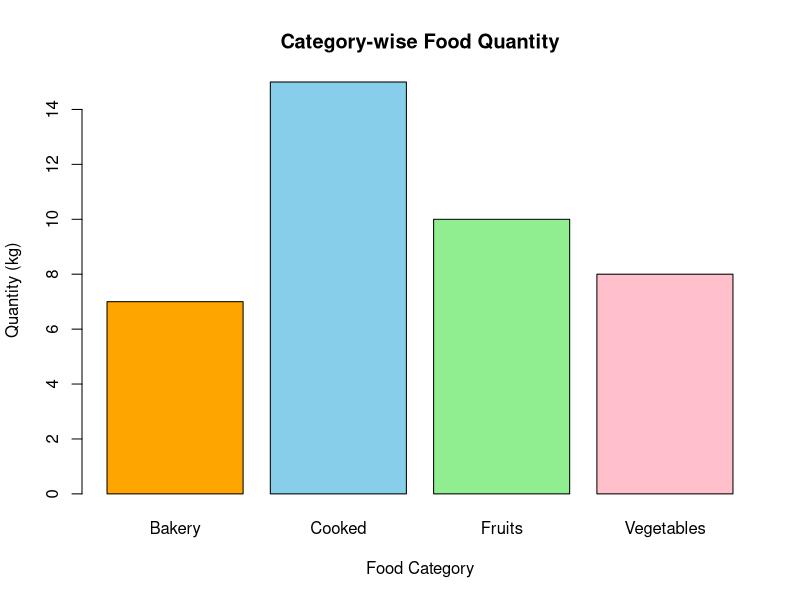
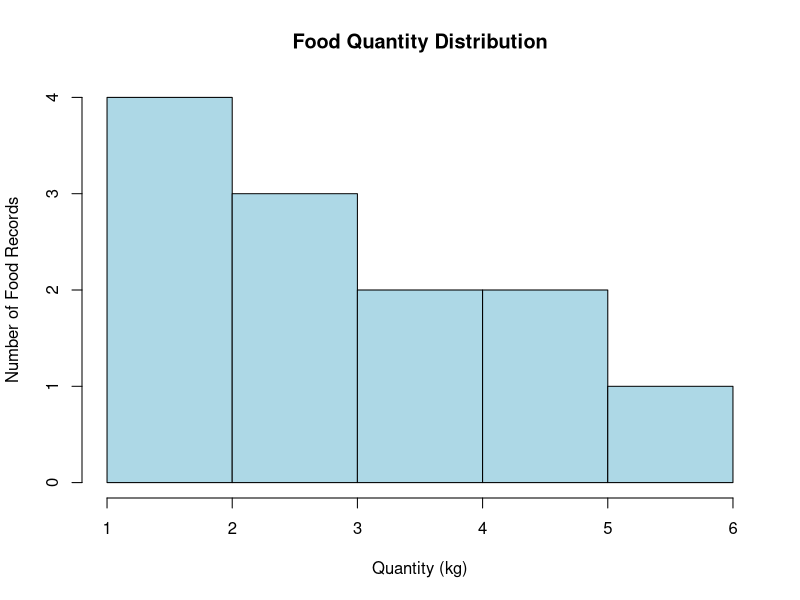
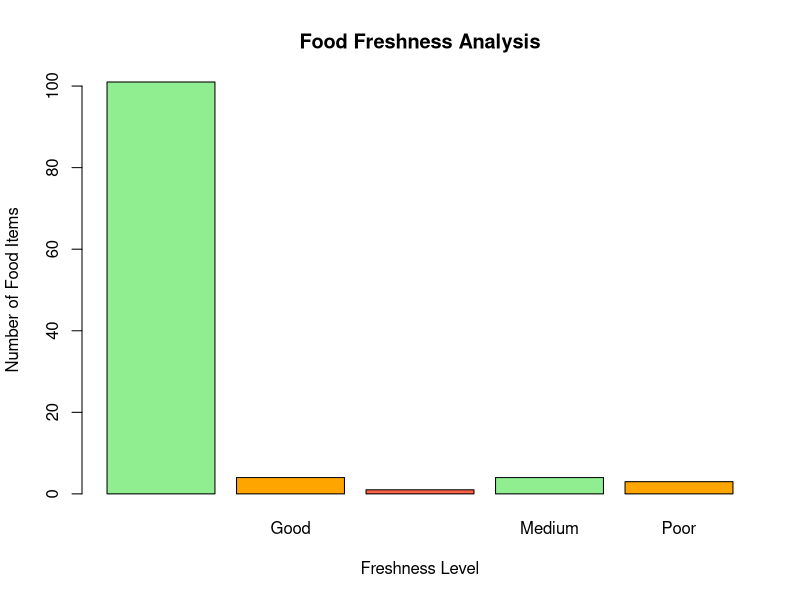

Write the R code that produced these figures, in order.

# SMART FOOD WASTE AND FRESHNESS ANALYZER

# Step 1: Load the dataset
food <- read.csv("Food_Waste.csv")

# Step 2: Display all food records
cat("SMART FOOD WASTE ANALYZER\n")
print(food)

# Step 3: Basic statistics
cat("\nTotal food records:", nrow(food))
cat("\nTotal food quantity (kg):", sum(food$quantity_kg))
cat("\nAverage quantity (kg):", round(mean(food$quantity_kg), 2))

# Step 4: Freshness summary
cat("\n\nFreshness Summary:\n")
print(table(food$freshness))

# Step 5: Category-wise quantity
cat("\nCategory-wise Food Quantity:\n")
category_total <- aggregate(
  quantity_kg ~ category,
  data = food,
  sum
)
print(category_total)

# Step 6: Find the food with maximum quantity
highest <- food[which.max(food$quantity_kg), ]
cat("\nFood with Maximum Quantity:\n")
print(highest)

# Step 7: Display poor freshness food
cat("\nFood Items with Poor Freshness:\n")
poor_food <- subset(food, freshness == "Poor")
print(poor_food)

# Step 8: Bar chart
barplot(
  category_total$quantity_kg,
  names.arg = category_total$category,
  col = c("orange", "skyblue", "lightgreen", "pink"),
  main = "Category-wise Food Quantity",
  xlab = "Food Category",
  ylab = "Quantity (kg)"
)

# Step 9: Histogram
hist(
  food$quantity_kg,
  col = "lightblue",
  main = "Food Quantity Distribution",
  xlab = "Quantity (kg)",
  ylab = "Number of Food Records"
)

cat("\n\nAnalysis completed successfully!\n")


# Step 10: Freshness Analysis Chart

freshness_count <- table(food$freshness)

barplot(
  freshness_count,
  col = c("lightgreen", "orange", "tomato"),
  main = "Food Freshness Analysis",
  xlab = "Freshness Level",
  ylab = "Number of Food Items"
)

# Step 11: High Quantity Food Alert

high_quantity <- subset(food, quantity_kg >= 8)

cat("\nHIGH QUANTITY FOOD ALERT:\n")
print(high_quantity)

cat("\nFreshness chart and quantity alert generated.\n")
